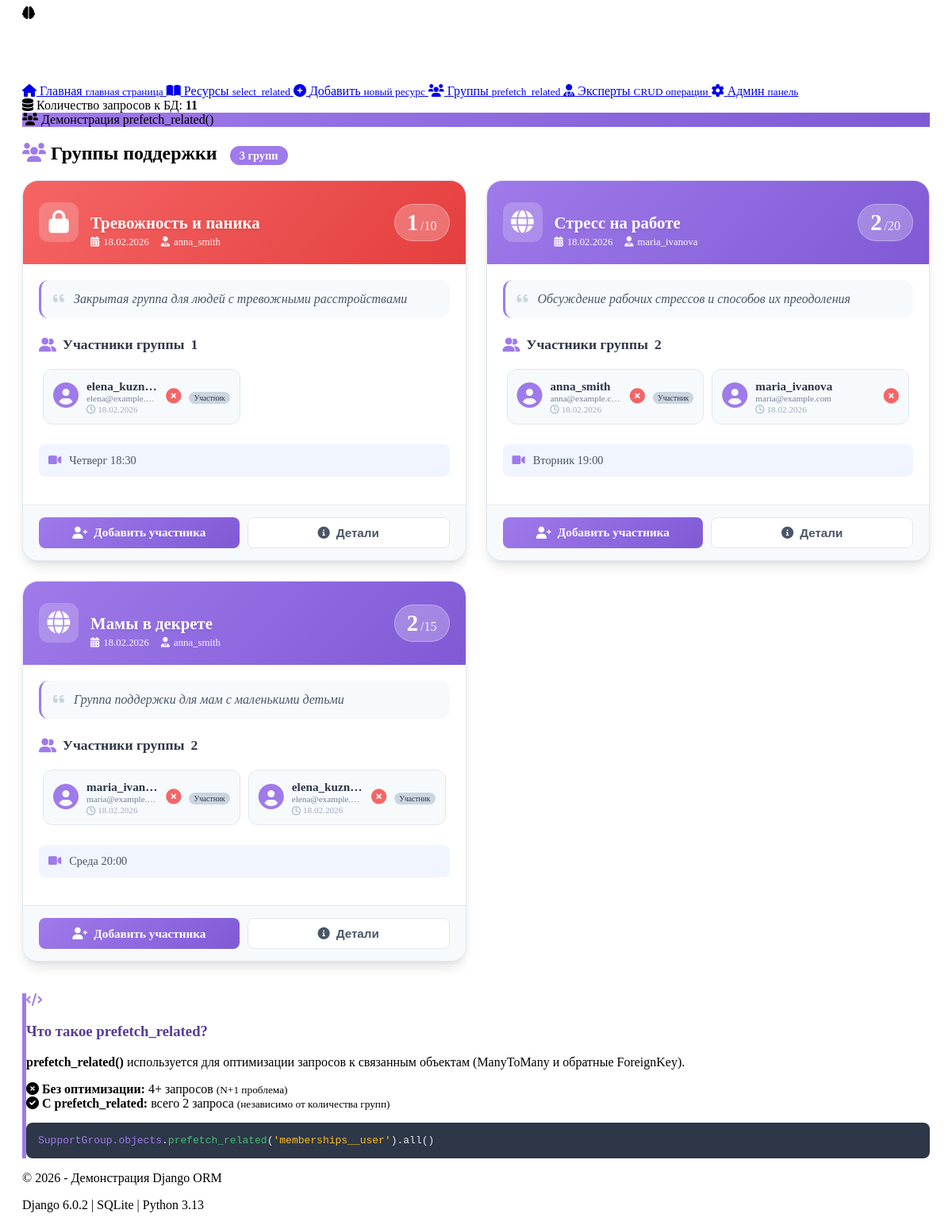
Page /demo/groups/ on the committed database.
### stress_app/models.py (models this page shows, shortened)
class SupportGroup(models.Model):
    name = models.CharField(max_length=200, verbose_name='Название')
    description = models.TextField(verbose_name='Описание')
    created_date = models.DateTimeField(auto_now_add=True, verbose_name='Дата создания')
    moderator = models.ForeignKey(
        User,
        on_delete=models.SET_NULL,
        null=True,
        related_name='moderated_groups',
        verbose_name='Модератор'
    )
    max_members = models.PositiveIntegerField(default=20, verbose_name='Максимум участников')
    meeting_schedule = models.CharField(max_length=200, blank=True, verbose_name='Расписание встреч')
    is_private = models.BooleanField(default=False, verbose_name='Закрытая группа')
    tags = models.CharField(max_length=500, blank=True, help_text='Теги через запятую', verbose_name='Теги')
    group_image = models.ImageField(
        upload_to='group_images/',
        blank=True,
        null=True,
        verbose_name='Изображение',
        help_text='Изображение для группы поддержки'
    )
    members = models.ManyToManyField(
        User,
        through='GroupMembership',
        through_fields=('group', 'user'),
        related_name='joined_groups'
    )
    meeting_link = models.URLField(
        blank=True,
        null=True,
        verbose_name='Ссылка на встречу',
        help_text='Zoom, Google Meet или другая ссылка для онлайн встреч'
    )
    def members_count(self):
        return self.memberships.filter(is_active=True).count()
    members_count.short_description = 'Участников'
    class Meta:
        verbose_name = 'Группа поддержки'
        verbose_name_plural = 'Группы поддержки'
        ordering = ['-created_date']

class User(AbstractUser):
    email = models.EmailField(unique=True, verbose_name='Email')
    phone = models.CharField(max_length=20, blank=True, null=True, verbose_name='Телефон')
    date_joined = models.DateTimeField(auto_now_add=True, verbose_name='Дата регистрации')
    subscription_type = models.CharField(
        max_length=20,
        choices=[
            ('free', 'Бесплатный'),
            ('basic', 'Базовый'),
            ('premium', 'Премиум'),
        ],
        default='free',
        verbose_name='Тип подписки'
    )
    stress_profile_completed = models.BooleanField(default=False, verbose_name='Профиль стресса заполнен')
    birth_date = models.DateField(blank=True, null=True, verbose_name='Дата рождения')
    avatar = models.ImageField(
        upload_to='avatars/',
        blank=True,
        null=True,
        verbose_name='Аватар',
        help_text='Загрузите изображение для аватара (JPEG, PNG)'
    )
    groups = models.ManyToManyField(
        'auth.Group',
        verbose_name='groups',
        blank=True,
        help_text='The groups this user belongs to.',
        related_name="custom_user_set",
        related_query_name="custom_user",
    )
    user_permissions = models.ManyToManyField(
        'auth.Permission',
        verbose_name='user permissions',
        blank=True,
        help_text='Specific permissions for this user.',
        related_name="custom_user_set",
        related_query_name="custom_user",
    )
    class Meta:
        verbose_name = 'Пользователь'
        verbose_name_plural = 'Пользователи'
        ordering = ['-date_joined']

class GroupMembership(models.Model):
    ROLES = [
        ('member', 'Участник'),
        ('moderator', 'Модератор'),
        ('admin', 'Администратор'),
    ]
    user = models.ForeignKey(
        User,
        on_delete=models.CASCADE,
        related_name='group_memberships',
        verbose_name='Пользователь'
    )
    group = models.ForeignKey(
        'SupportGroup',
        on_delete=models.CASCADE,
        related_name='memberships',
        verbose_name='Группа'
    )
    join_date = models.DateTimeField(auto_now_add=True, verbose_name='Дата присоединения')
    role = models.CharField(max_length=20, choices=ROLES, default='member', verbose_name='Роль')
    is_active = models.BooleanField(default=True, verbose_name='Активно')
    last_active = models.DateTimeField(auto_now=True, verbose_name='Последняя активность')
    class Meta:
        verbose_name = 'Участник группы'
        verbose_name_plural = 'Участники групп'
        unique_together = ['user', 'group']

### stress_app/views.py (the view)
# urls.py: path('demo/groups/', views.group_list, name='group-list'),
def group_list(request):
    from django.db import connection
    connection.queries_log.clear()
    groups = SupportGroup.objects.prefetch_related('memberships__user').all()
    groups_data = []
    for group in groups:
        members = [m.user for m in group.memberships.filter(is_active=True)]
        groups_data.append({
            'group': group,
            'members': members,
            'member_count': len(members)
        })
    num_queries = len(connection.queries)
    return render(request, 'stress_app/group_list.html', {
        'groups_data': groups_data,
        'num_queries': num_queries
    })

### stress_app/templates/stress_app/group_list.html (shortened to what this page needs)
{% extends 'stress_app/base.html' %}
{% load static %}
{% block content %}
<div class="demo-header">
    <div class="query-info">
        <i class="fas fa-database"></i>
        <span>Количество запросов к БД: <strong>{{ num_queries }}</strong></span>
    </div>
    <div class="demo-badge" style="background: linear-gradient(135deg, #9f7aea 0%, #805ad5 100%);">
        <i class="fas fa-users"></i>
        <span>Демонстрация prefetch_related()</span>
    </div>
</div>
<h2 class="section-title">
    <i class="fas fa-users" style="color: #9f7aea;"></i>
    Группы поддержки <span class="title-badge">{{ groups_data|length }} групп</span>
</h2>
<div class="groups-grid">
    {% for item in groups_data %}
    <div class="group-card">
        <div class="group-card-header" style="background: linear-gradient(135deg, {% if item.group.is_private %} #f56565 {% else %} #9f7aea {% endif %} 0%, {% if item.group.is_private %} #e53e3e {% else %} #805ad5 {% endif %} 100%);">
            <div class="group-type-icon">
                {% if item.group.is_private %}
                <i class="fas fa-lock"></i>
                {% else %}
                <i class="fas fa-globe"></i>
                {% endif %}
            </div>
            <div class="group-header-content">
                <h3 class="group-name">{{ item.group.name }}</h3>
                <div class="group-meta">
                    <span class="group-meta-item">
                        <i class="fas fa-calendar-alt"></i> {{ item.group.created_date|date:"d.m.Y" }}
                    </span>
                    <span class="group-meta-item">
                        <i class="fas fa-user-tie"></i> {{ item.group.moderator.username|default:"Нет модератора" }}
                    </span>
                </div>
            </div>
            <div class="member-count-large">
                <span class="member-count-number">{{ item.member_count }}</span>
                <span class="member-count-label">/{{ item.group.max_members }}</span>
            </div>
        </div>
        <div class="group-card-body">
            <div class="group-description">
                <i class="fas fa-quote-left" style="color: #cbd5e0; margin-right: 8px;"></i>
                {{ item.group.description|default:"Нет описания группы" }}
            </div>
            <div class="members-section">
                <h4 class="members-title">
                    <i class="fas fa-user-friends"></i>
                    Участники группы <span class="member-count-badge">{{ item.member_count }}</span>
                </h4>
                <div class="members-grid">
                    {% if item.members %}
                        {% for member in item.members %}
                        <div class="member-card">
                            <div class="member-avatar">
                                <i class="fas fa-user-circle"></i>
                            </div>
                            <div class="member-info">
                                <div class="member-name">{{ member.username }}</div>
                                <div class="member-email">{{ member.email|truncatechars:20 }}</div>
                                <div class="member-joined">
                                    <i class="far fa-clock"></i>
                                    {% with membership=item.group.memberships.all|dictsort:"join_date"|first %}
                                        {{ membership.join_date|date:"d.m.Y" }}
                                    {% endwith %}
                                </div>
                            </div>
                            <div class="member-actions">
                                <a href="{% url 'remove-group-member' item.group.id member.id %}"
                                   class="member-remove-btn"
                                   onclick="return confirm('Удалить участника {{ member.username }} из группы?')"
                                   title="Удалить участника">
                                    <i class="fas fa-times-circle"></i>
                                </a>
                            </div>
                            {% if member != item.group.moderator %}
                            <div class="member-role">
                                {% if member.username == item.group.moderator.username %}
                                    <span class="role-badge role-moderator">Модератор</span>
                                {% else %}
                                    <span class="role-badge role-member">Участник</span>
                                {% endif %}
                            </div>
                            {% endif %}
                        </div>
                        {% endfor %}
                    {% else %}
                    <div class="empty-members">
                        <i class="fas fa-user-slash"></i>
                        <p>В группе пока нет участников</p>
                        <p style="font-size: 0.9em; color: #a0aec0;">Будьте первым, кто присоединится!</p>
                    </div>
                    {% endif %}
                </div>
            </div>
            {% if item.group.meeting_schedule %}
            <div class="meeting-schedule">
                <i class="fas fa-video"></i>
                <span>{{ item.group.meeting_schedule }}</span>
            </div>
            {% endif %}
        </div>
        <div class="group-card-footer">
            <a href="{% url 'add-group-member' item.group.id %}" class="btn-action btn-primary">
                <i class="fas fa-user-plus"></i>
                Добавить участника
            </a>
            <button class="btn-action btn-outline" onclick="alert('Детали группы: {{ item.group.name }}')">
                <i class="fas fa-info-circle"></i>
                Детали
            </button>
        </div>
    </div>
    {% endfor %}
</div>
<div class="info-card" style="margin-top: 40px; border-left: 5px solid #9f7aea;">
    <div class="info-icon" style="color: #9f7aea;">
        <i class="fas fa-code"></i>
    </div>
    <div class="info-content">
        <h3 style="color: #553c9a;">Что такое prefetch_related?</h3>
        <p><strong>prefetch_related()</strong> используется для оптимизации запросов к связанным объектам (ManyToMany и обратные ForeignKey).</p>
        <div class="comparison">
            <div class="comparison-item bad">
                <i class="fas fa-times-circle"></i>
                <strong>Без оптимизации:</strong>
                <span>{{ groups_data|length|add:"1" }}+ запросов</span>
                <small>(N+1 проблема)</small>
            </div>
            <div class="comparison-item good">
                <i class="fas fa-check-circle"></i>
                <strong>С prefetch_related:</strong>
                <span>всего 2 запроса</span>
                <small>(независимо от количества групп)</small>
            </div>
        </div>
        <div class="code-block" style="background: #2d3748; color: #e2e8f0; padding: 15px; border-radius: 8px; margin-top: 15px; font-family: monospace;">
            <span style="color: #9f7aea;">SupportGroup.objects</span>.<span style="color: #48bb78;">prefetch_related</span>(<span style="color: #fbbf24;">'memberships__user'</span>).all()
        </div>
    </div>
</div>
{% endblock %}

### stress_app/static/css/main.css (style rules this page uses)
.btn-outline { display: inline-block; padding: 8px 20px; border: 1px solid #667eea; border-radius: 50px; color: #667eea; text-decoration: none; font-size: 0.85rem; transition: all 0.2s; }
.btn-primary { display: inline-block; background: linear-gradient(135deg, #667eea 0%, #764ba2 100%); color: white; padding: 10px 22px; border-radius: 50px; text-decoration: none; font-weight: bold; transition: transform 0.2s; }

### stress_app/templates/stress_app/group_list.html (style rules this page uses)
.groups-grid { display: grid; grid-template-columns: repeat(auto-fill, minmax(400px, 1fr)); gap: 25px; margin-top: 20px; }
.group-card { background: white; border-radius: 20px; overflow: hidden; box-shadow: 0 10px 15px -3px rgba(0, 0, 0, 0.1), 0 4px 6px -2px rgba(0, 0, 0, 0.05); transition: transform 0.3s ease, box-shadow 0.3s ease; border: 1px solid #e2e8f0; }
.group-card-header { padding: 20px; color: white; display: flex; align-items: center; gap: 15px; position: relative; }
.group-type-icon { width: 50px; height: 50px; background: rgba(255, 255, 255, 0.2); border-radius: 12px; display: flex; align-items: center; justify-content: center; font-size: 1.8em; backdrop-filter: blur(5px); }
.group-header-content { flex: 1; }
.group-name { font-size: 1.3em; font-weight: 600; margin-bottom: 5px; text-shadow: 0 2px 4px rgba(0, 0, 0, 0.1); }
.group-meta { display: flex; gap: 15px; font-size: 0.8em; opacity: 0.95; }
.group-meta-item { display: flex; align-items: center; gap: 5px; }
.member-actions { display: flex; align-items: center; gap: 5px; }
.member-remove-btn { color: #f56565; font-size: 1.2em; transition: all 0.2s ease; text-decoration: none; }
.member-count-large { background: rgba(255, 255, 255, 0.25); border-radius: 50px; padding: 8px 15px; display: flex; align-items: baseline; backdrop-filter: blur(5px); border: 1px solid rgba(255, 255, 255, 0.3); }
.member-count-number { font-size: 1.8em; font-weight: 700; line-height: 1; }
.member-count-label { font-size: 1em; opacity: 0.9; margin-left: 3px; }
.group-card-body { padding: 20px; }
.group-description { background: #f7fafc; padding: 15px; border-radius: 12px; margin-bottom: 20px; color: #4a5568; font-style: italic; border-left: 3px solid #9f7aea; }
.members-section { margin-bottom: 20px; }
.members-title { font-size: 1.1em; color: #2d3748; margin-bottom: 15px; display: flex; align-items: center; gap: 8px; }
.members-title i { color: #9f7aea; }
.members-grid { display: grid; grid-template-columns: repeat(auto-fill, minmax(180px, 1fr)); gap: 10px; max-height: 300px; overflow-y: auto; padding: 5px; }
.member-card { background: #f7fafc; border-radius: 12px; padding: 12px; display: flex; align-items: center; gap: 10px; border: 1px solid #e2e8f0; transition: all 0.2s ease; position: relative; }
.member-avatar { color: #9f7aea; font-size: 2em; }
.member-info { flex: 1; min-width: 0; }
.member-name { font-weight: 600; color: #2d3748; font-size: 0.95em; white-space: nowrap; overflow: hidden; text-overflow: ellipsis; }
.member-email { font-size: 0.7em; color: #718096; white-space: nowrap; overflow: hidden; text-overflow: ellipsis; }
.member-joined { font-size: 0.7em; color: #a0aec0; display: flex; align-items: center; gap: 3px; margin-top: 2px; }
.role-badge { font-size: 0.6em; padding: 2px 6px; border-radius: 50px; white-space: nowrap; }
.role-member { background: #cbd5e0; color: #2d3748; }
.meeting-schedule { background: #f0f5ff; padding: 12px; border-radius: 8px; color: #4a5568; font-size: 0.9em; display: flex; align-items: center; gap: 10px; margin-bottom: 15px; }
.meeting-schedule i { color: #9f7aea; }
.group-card-footer { padding: 15px 20px; background: #f7fafc; border-top: 1px solid #e2e8f0; display: flex; gap: 10px; }
.btn-action { flex: 1; padding: 10px; border: none; border-radius: 8px; font-weight: 600; cursor: pointer; transition: all 0.2s ease; display: flex; align-items: center; justify-content: center; gap: 8px; text-decoration: none; font-size: 0.95em; }
.btn-primary { background: linear-gradient(135deg, #9f7aea 0%, #805ad5 100%); color: white; }
.btn-outline { background: white; border: 1px solid #e2e8f0; color: #4a5568; }
.title-badge { background: #9f7aea; color: white; font-size: 0.6em; padding: 4px 12px; border-radius: 50px; margin-left: 10px; }

### rows in the picture
SupportGroup: is_private True (drawn), group.name "Тревожность и паника", group.created_date "18.02.2026", group.moderator.username "anna_smith", member_count "1", group.max_members "10", group.description "Закрытая группа для людей с тревожными расстройствами", group.meeting_schedule "Четверг 18:30"
User: username "elena_kuzn…", email "elena@example.…", shows "Участник"
GroupMembership: join_date "18.02.2026"
SupportGroup: is_private False (drawn), group.name "Стресс на работе", group.created_date "18.02.2026", group.moderator.username "maria_ivanova", member_count "2", group.max_members "20", group.description "Обсуждение рабочих стрессов и способов их преодоления", group.meeting_schedule "Вторник 19:00"
User: username "anna_smith", email "anna@example.com", shows "Участник"
GroupMembership: join_date "18.02.2026"
User: username "maria_ivanova", email "maria@example.com", username "maria_ivan…", email "maria@example.…", shows "Участник"
SupportGroup: is_private False (drawn), group.name "Мамы в декрете", group.created_date "18.02.2026", group.moderator.username "anna_smith", member_count "2", group.max_members "15", group.description "Группа поддержки для мам с маленькими детьми", group.meeting_schedule "Среда 20:00"
GroupMembership: join_date "18.02.2026"

### other values in the picture
{{ num_queries }} "11"
{{ groups_data|length }} "3"
{{ groups_data|length|add:"1" }} "4"
